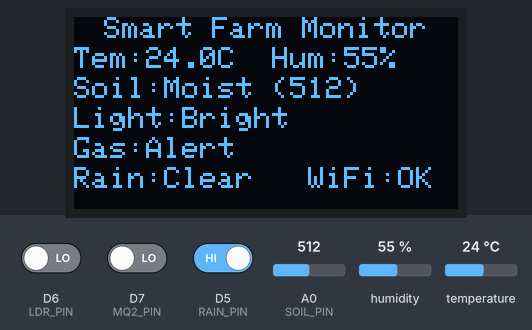
The sketch below on a simulated ESP8266 (NodeMCU). Parts: 128×64 one-colour display. The test bench sets the inputs (shaded band); at power-on: humidity 55 %, A0 (SOIL_PIN) = 512, D6 (LDR_PIN) LOW, D7 (MQ2_PIN) LOW, D5 (RAIN_PIN) HIGH, temperature 24 °C. WiFi joins after 1.5 s; servers stay silent unless stated; what the sketch prints to the serial monitor is not drawn.

Above: at 4.7 s.
4.8 s: humidity set to 22 %
At 7.1 s:
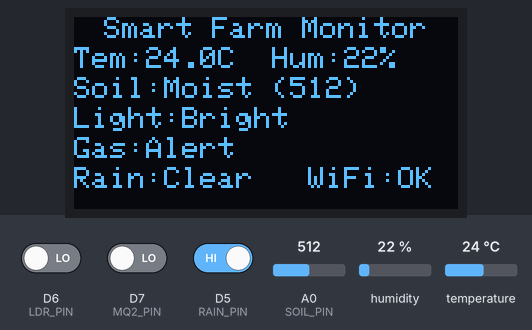
7.5 s: A0 (SOIL_PIN) set to 416
At 9.0 s:
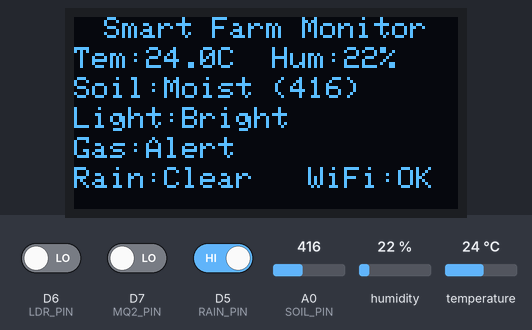
10.0 s: A0 (SOIL_PIN) set to 382
At 12.1 s:
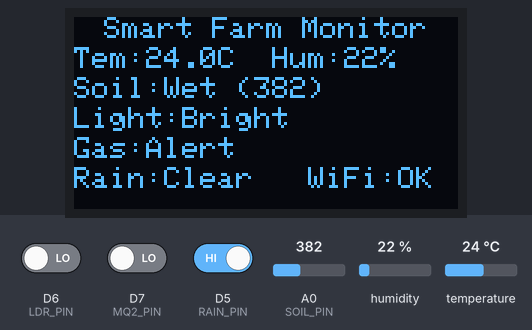
12.5 s: D6 (LDR_PIN) driven HIGH
At 14.0 s:
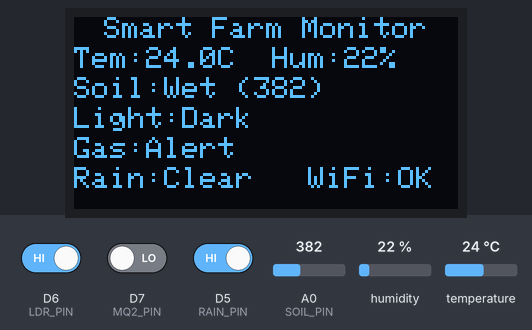
14.9 s: D7 (MQ2_PIN) driven HIGH
At 17.1 s:
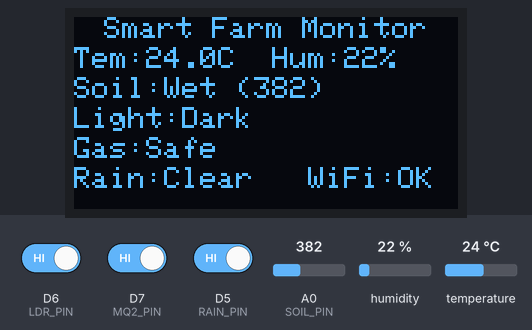
17.4 s: D5 (RAIN_PIN) driven LOW
At 19.0 s:
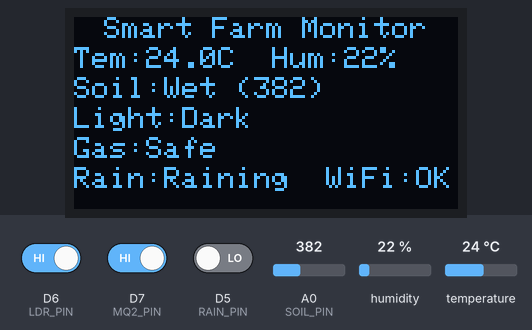
Timing chart, 0 to 20.5 s (numbered marks = the images above; inputs shaded):
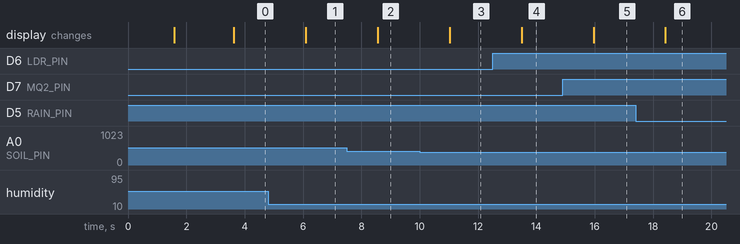

The sketch:

Smart_Agriculture_System.ino
```cpp
#include <ESP8266WiFi.h>
#include <DHT.h>
#include <Wire.h>
#include <Adafruit_GFX.h>
#include <Adafruit_SSD1306.h>

#define SCREEN_WIDTH 128
#define SCREEN_HEIGHT 64
Adafruit_SSD1306 display(SCREEN_WIDTH, SCREEN_HEIGHT, &Wire, -1);

// DHT Sensor
#define DHTPIN D3
#define DHTTYPE DHT22
DHT dht(DHTPIN, DHTTYPE);

// Sensor Pins
#define SOIL_PIN A0
#define RAIN_PIN D5
#define LDR_PIN D6
#define MQ2_PIN D7

// Wi-Fi & ThingSpeak
const char* ssid = "**Enter SSID**";
const char* password = "**Enter Password**";
String apiKey = "**Enter apiKey**";
const char* server = "api.thingspeak.com";

WiFiClient client;

void setup() {
  Serial.begin(115200);
  dht.begin();

  // OLED setup
  Wire.begin(D1, D2);  // SDA, SCL
  if (!display.begin(SSD1306_SWITCHCAPVCC, 0x3C)) {
    Serial.println("SSD1306 allocation failed");
    for (;;);
  }
  display.clearDisplay();
  display.setTextSize(1);
  display.setTextColor(SSD1306_WHITE);
  display.setCursor(10, 25);
  display.println("Connecting WiFi...");
  display.display();

  // Wi-Fi connection
  WiFi.begin(ssid, password);
  Serial.print("Connecting to WiFi");
  while (WiFi.status() != WL_CONNECTED) {
    delay(500);
    Serial.print(".");
  }
  Serial.println("\nWiFi Connected!");
  Serial.println(WiFi.localIP());

  display.clearDisplay();
  display.setCursor(0, 10);
  display.println("WiFi Connected!");
  display.println(WiFi.localIP());
  display.display();
  delay(2000);
}

void loop() {
  float temp = dht.readTemperature();
  float hum = dht.readHumidity();
  int soil = analogRead(SOIL_PIN);
  int rain = digitalRead(RAIN_PIN);
  int ldr = digitalRead(LDR_PIN);
  int gas = digitalRead(MQ2_PIN);

  Serial.println("----- Sensor Data -----");
  Serial.print("Temperature: "); Serial.println(temp);
  Serial.print("Humidity: "); Serial.println(hum);
  Serial.print("Soil Moisture: "); Serial.println(soil);
  Serial.print("Rain Sensor: "); Serial.println(rain);
  Serial.print("LDR Light: "); Serial.println(ldr);
  Serial.print("MQ2 Gas: "); Serial.println(gas);

  // OLED display update
  display.clearDisplay();
  display.setTextSize(1);
  display.setTextColor(SSD1306_WHITE);

  display.setCursor(10, 0);
  display.println("Smart Farm Monitor");

  display.setCursor(0, 10);
  display.print("Tem:"); display.print(temp, 1); display.print("C  ");
  display.print("Hum:"); display.print(hum, 0); display.println("%");

  display.setCursor(0, 20);
  display.print("Soil:");
  if (soil < 400) display.print("Wet ");
  else if (soil < 700) display.print("Moist ");
  else display.print("Dry  ");
  display.print("("); display.print(soil); display.println(")");

  display.setCursor(0, 30);
  display.print("Light:");
  display.print(ldr ? "Dark " : "Bright");

  display.setCursor(0, 40);
  display.print("Gas:");
  display.print(gas == HIGH ? "Safe" : "Alert");

  display.setCursor(0, 50);
  display.print("Rain:");
  display.print(rain == LOW ? "Raining" : "Clear ");
  display.print("  WiFi:");
  display.print(WiFi.status() == WL_CONNECTED ? "OK" : "Err");

  display.display();


  // Send to ThingSpeak
  if (client.connect(server, 80)) {
    String postStr = apiKey;
    postStr += "&field1=" + String(temp);
    postStr += "&field2=" + String(hum);
    postStr += "&field3=" + String(soil);
    postStr += "&field4=" + String(rain);
    postStr += "&field5=" + String(ldr);
    postStr += "&field6=" + String(gas);
    postStr += "\r\n\r\n";

    client.print("POST /update HTTP/1.1\n");
    client.print("Host: api.thingspeak.com\n");
    client.print("Connection: close\n");
    client.print("X-THINGSPEAKAPIKEY: " + apiKey + "\n");
    client.print("Content-Type: application/x-www-form-urlencoded\n");
    client.print("Content-Length: ");
    client.print(postStr.length());
    client.print("\n\n");
    client.print(postStr);
  }

  client.stop();
  Serial.println("Data sent to ThingSpeak");
  delay(1000); // Update every 1 seconds
}
```

Measured:
- the behaviour switches between 400 and 399 on A0 (SOIL_PIN) (found by bisection; images 2 and 3)
- after the input at 4.8 s, the display: changes after 1.3 s (image 1)
- after the input at 7.5 s, the display: changes after 1.1 s (image 2)
- after the input at 10.0 s, the display: changes after 1.0 s (image 3)
- after the input at 12.5 s, the display: changes after 0.99 s (image 4)
- after the input at 14.9 s, the display: changes after 1.1 s (image 5)
- after the input at 17.4 s, the display: changes after 1.0 s (image 6)
